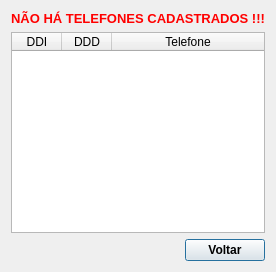
<?xml version="1.0" encoding="UTF-8"?>
<ui version="4.0">
 <class>ListarTelefone</class>
 <widget class="QDialog" name="ListarTelefone">
  <property name="geometry">
   <rect>
    <x>0</x>
    <y>0</y>
    <width>275</width>
    <height>272</height>
   </rect>
  </property>
  <property name="windowTitle">
   <string>Telefones</string>
  </property>
  <property name="windowIcon">
   <iconset resource="arquivos.qrc">
    <normaloff>:/Arquivos/Imagens/telefone.png</normaloff>:/Arquivos/Imagens/telefone.png</iconset>
  </property>
  <layout class="QGridLayout" name="gridLayout">
   <item row="2" column="1">
    <widget class="QPushButton" name="pushButton_Fechar">
     <property name="font">
      <font>
       <weight>75</weight>
       <bold>true</bold>
      </font>
     </property>
     <property name="text">
      <string>Voltar</string>
     </property>
     <property name="icon">
      <iconset resource="arquivos.qrc">
       <normaloff>:/Arquivos/Imagens/voltar.png</normaloff>:/Arquivos/Imagens/voltar.png</iconset>
     </property>
    </widget>
   </item>
   <item row="2" column="0">
    <spacer name="horizontalSpacer">
     <property name="orientation">
      <enum>Qt::Horizontal</enum>
     </property>
     <property name="sizeHint" stdset="0">
      <size>
       <width>40</width>
       <height>20</height>
      </size>
     </property>
    </spacer>
   </item>
   <item row="1" column="0" colspan="2">
    <widget class="QTableWidget" name="tableWidget_Telefones">
     <property name="editTriggers">
      <set>QAbstractItemView::NoEditTriggers</set>
     </property>
     <attribute name="horizontalHeaderDefaultSectionSize">
      <number>50</number>
     </attribute>
     <attribute name="horizontalHeaderShowSortIndicator" stdset="0">
      <bool>false</bool>
     </attribute>
     <attribute name="horizontalHeaderStretchLastSection">
      <bool>true</bool>
     </attribute>
     <attribute name="verticalHeaderVisible">
      <bool>false</bool>
     </attribute>
     <column>
      <property name="text">
       <string>DDI</string>
      </property>
     </column>
     <column>
      <property name="text">
       <string>DDD</string>
      </property>
     </column>
     <column>
      <property name="text">
       <string>Telefone</string>
      </property>
     </column>
    </widget>
   </item>
   <item row="0" column="0" colspan="2">
    <widget class="QLabel" name="label">
     <property name="font">
      <font>
       <pointsize>10</pointsize>
       <weight>75</weight>
       <bold>true</bold>
      </font>
     </property>
     <property name="styleSheet">
      <string notr="true">color: rgb(255, 0, 0);</string>
     </property>
     <property name="text">
      <string>NÃO HÁ TELEFONES CADASTRADOS !!!</string>
     </property>
     <property name="alignment">
      <set>Qt::AlignCenter</set>
     </property>
    </widget>
   </item>
  </layout>
 </widget>
 <resources>
  <include location="arquivos.qrc"/>
 </resources>
 <connections/>
</ui>
